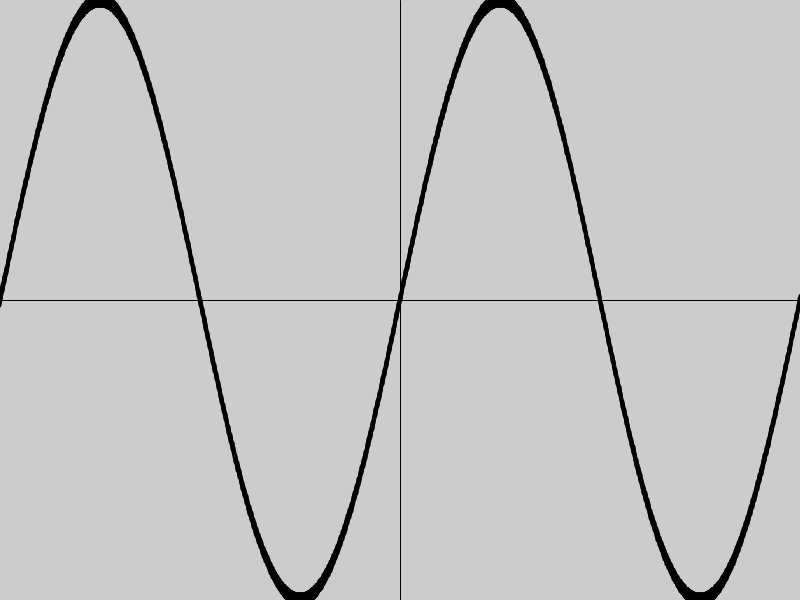
Frame 1 (no input)
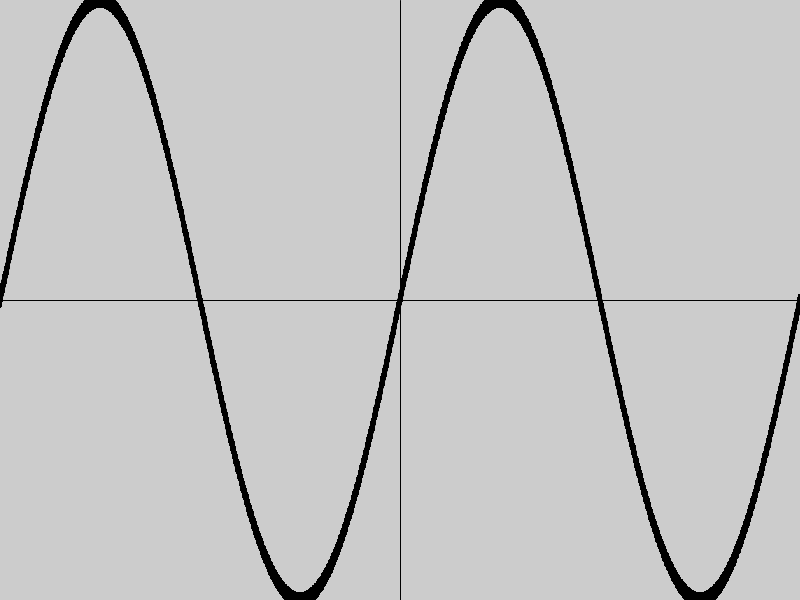
Frame 60 (the mouse pressed at the canvas centre just before this capture)
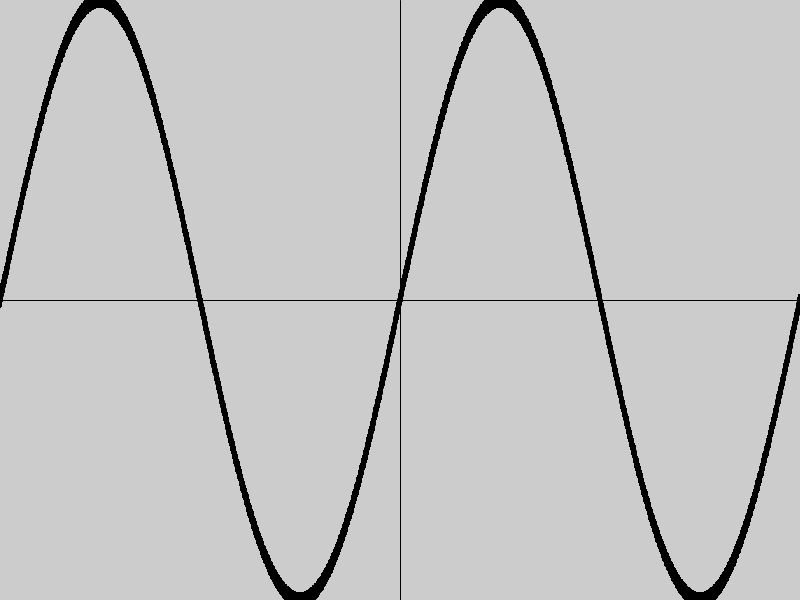
Frame 120 (the mouse held since frame 60 and released just before this capture)

The Processing sketch that drew these frames (run headless with seeded random() and noise(); from frame 60 on, the mouse is pressed at the canvas centre):

// Processing sketch: HW2c_plotSine_Ver_1_by_Qiming
// ── HW2c_plotSine_Ver_1_by_Qiming.pde
/***************************************************
 Programmed by Qiming Zhou, ID 10415752
 Processing 3.2.3    macOS 10.12.2
 ***************************************************/

void setup() {
  size(800, 600);
  line(width/2, 0, width/2, height);
  line(0, height/2, width, height/2);
}

void draw() { 
  translate(width/2, height/2);
  scale(width/4/PI, -height/2);
  strokeWeight(0.05);
  for (float t = -2*PI; t <= 2*PI; t += 0.01) {
    float y = sin(t);
    point(t, y);
  }
}
